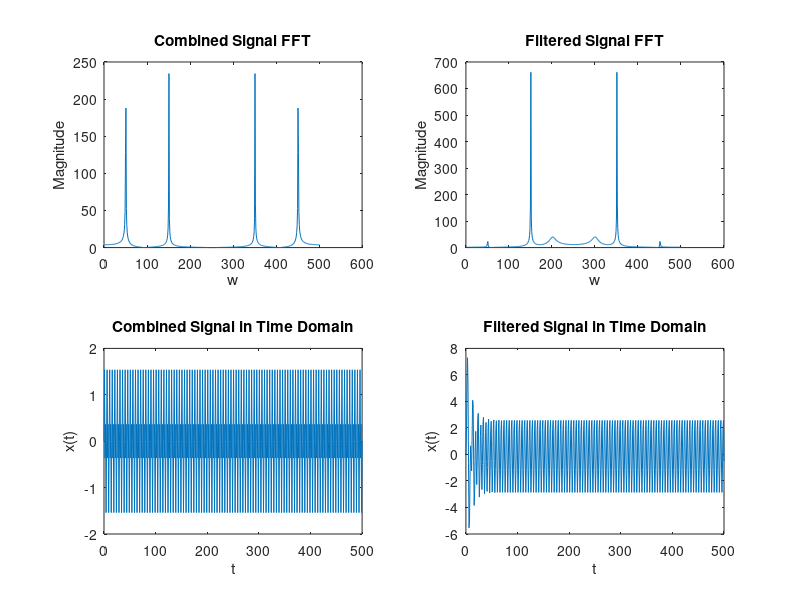

The MATLAB source for this figure:
% function to use the exported filter from filterDesigner
function checkfilter2()
	w0 = 0.4.*pi;

    % generating the combined signal
	t = 0:1:500;
	s1 = sin(w0*t);
	s2 = sin((2*w0).*t);
	combined = s1 + s2;
    
    % filter coefficients from filterDesigner
    b = [1 2 1];
    a = [1 -1.481784128538675693320669779495801776648 0.831585910854089060961769064306281507015];
	filtered = filter(b, a, combined);
	
    % plotting values
    subplot(221);
	plot(abs(fftshift(fft(combined))));
	title("Combined Signal FFT")
	xlabel("w");
	ylabel("Magnitude")

	subplot(222);
	plot(abs(fftshift(fft(filtered))));
	title("Filtered Signal FFT")
	xlabel("w");
	ylabel("Magnitude")

	subplot(223);
	plot(t, combined);
	title("Combined Signal in Time Domain")
	xlabel("t");
	ylabel("x(t)");

	subplot(224);
	plot(t, filtered);
	title("Filtered Signal in Time Domain")
	xlabel("t");
	ylabel("x(t)");
end
